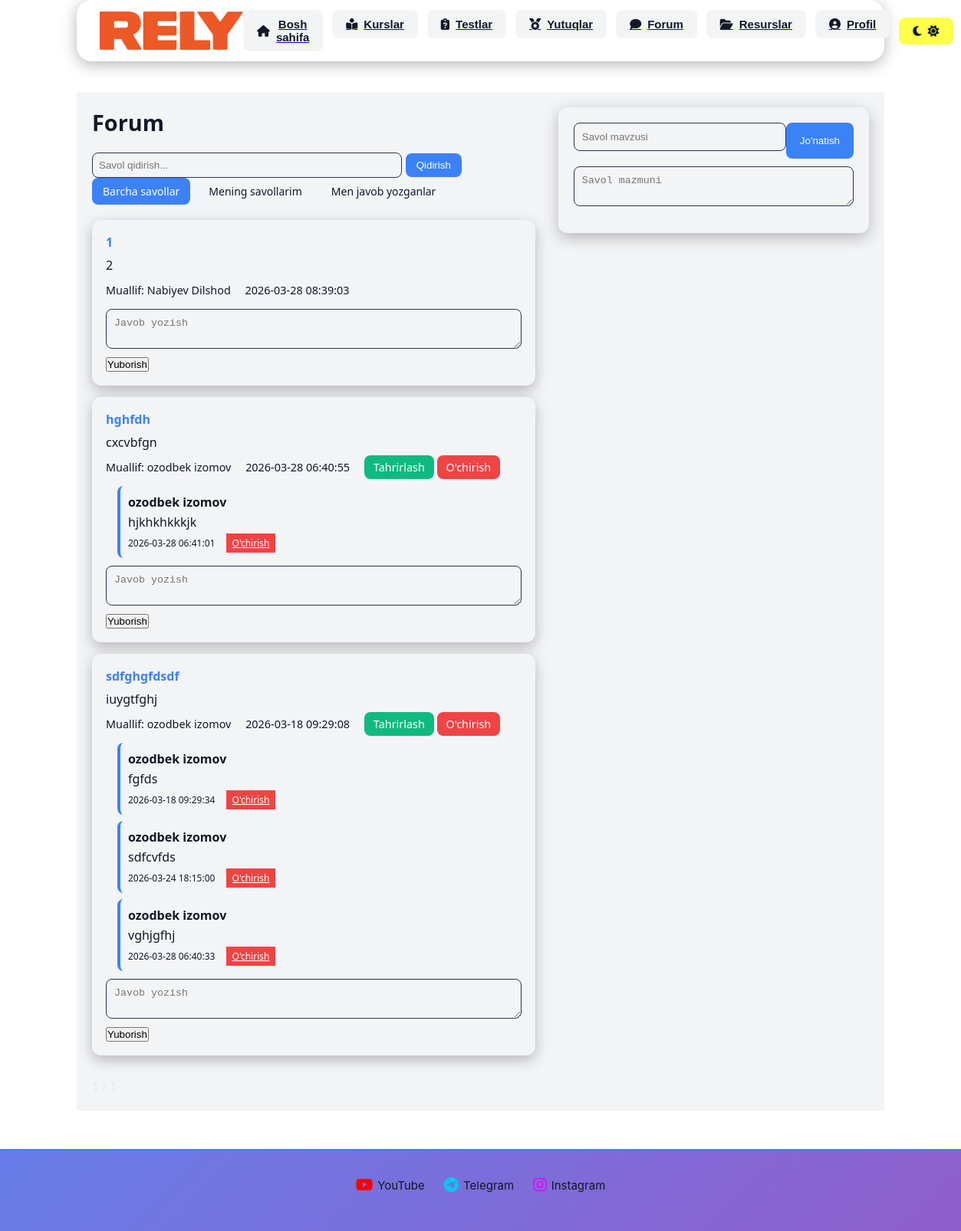
The page /student/forum (signed in) on the database its author committed.
### tables this page shows
CREATE TABLE forum_posts(
    id INTEGER PRIMARY KEY AUTOINCREMENT,
    user_id INTEGER NOT NULL,
    title TEXT NOT NULL,
    content TEXT NOT NULL,
    created_at TEXT DEFAULT CURRENT_TIMESTAMP,
    FOREIGN KEY(user_id)
        REFERENCES users(id)
        ON DELETE CASCADE
);

CREATE TABLE forum_comments(
    id integer primary key autoincrement,
    user_id integer not null,
    post_id integer not null,
    content text not null,
    created_at text default current_timestamp,
    foreign key(user_id) references users(id) on delete cascade,
    foreign key(post_id) references forum_posts(id) on delete cascade
);

CREATE TABLE users(
    id INTEGER PRIMARY KEY AUTOINCREMENT,
    login TEXT UNIQUE NOT NULL,
    password TEXT NOT NULL,
    full_name TEXT NOT NULL,
    number TEXT,
    role TEXT NOT NULL DEFAULT 'student',
    date TEXT DEFAULT CURRENT_TIMESTAMP
);

### routes/forum.py (the view, shortened to what this page needs)
@bp.route("/student/forum", methods=["GET","POST"])
def forum():
    if "user_id" not in session:
        return redirect("/login")
    search = request.args.get("search","")
    filter_type = request.args.get("filter","all")
    page = request.args.get("page",1,type=int)
    per_page = 10
    offset = (page-1) * per_page
    with sqlite3.connect("database.db") as conn:
        c = conn.cursor()
        base_query = """
        SELECT DISTINCT forum_posts.*, users.full_name
        FROM forum_posts
        JOIN users ON forum_posts.user_id = users.id
        """
        where = []
        params = []
        if filter_type == "mine":
            where.append("forum_posts.user_id=?")
            params.append(session["user_id"])
        if search:
            where.append("(forum_posts.title LIKE ? OR forum_posts.content LIKE ?)")
            params.append(f"%{search}%")
            params.append(f"%{search}%")
        if where:
            base_query += " WHERE " + " AND ".join(where)
        base_query += " ORDER BY forum_posts.created_at DESC LIMIT ? OFFSET ?"
        params.extend([per_page, offset])
        c.execute(base_query, params)
        posts = c.fetchall()
        count_query = """
        SELECT COUNT(DISTINCT forum_posts.id)
        FROM forum_posts
        """
        if filter_type == "commented":
            count_query += """
            LEFT JOIN forum_comments
            ON forum_comments.post_id = forum_posts.id
            """
        if where:
            count_query += " WHERE " + " AND ".join(where)
        c.execute(count_query, params[:-2])
        total_posts = c.fetchone()[0]
        total_pages = (total_posts + per_page - 1)//per_page
        c.execute("""
        SELECT forum_comments.*, users.full_name
        FROM forum_comments
        JOIN users ON forum_comments.user_id = users.id
        ORDER BY created_at
        """)
        comments = c.fetchall()
    return render_template(
        "student/forum.html",
        posts=posts,
        comments=comments,
        page=page,
        total_pages=total_pages,
        search=search,
        filter_type=filter_type
    )

### templates/student/forum.html (shortened to what this page needs)
{% extends "base.html" %}
{% block content %}
<div class="forum-container">
    <div class="forums">
        <h2 class="forum-header">Forum</h2>
        <form method="GET" style="margin-bottom:20px;">
            <input type="text" name="search" placeholder="Savol qidirish..."
            style="padding:8px;border-radius:8px;border:1px solid #2e334c;background: var(--card-bg);color: var(--text-color);width:70%;">
            <button type="submit"
            style="padding:8px 14px;background:#3b82f6;color:white;border:none;border-radius:8px;">
            Qidirish
            </button>
            <div style="display:flex;gap:10px;margin-bottom:15px;">
                <a href="?filter=all&search={{ search }}"
                class="filter-btn {% if filter_type=='all' %}active{% endif %}">
                Barcha savollar
                </a>
                <a href="?filter=mine&search={{ search }}"
                class="filter-btn {% if filter_type=='mine' %}active{% endif %}">
                Mening savollarim
                </a>
                <a href="?filter=commented&search={{ search }}"
                class="filter-btn {% if filter_type=='commented' %}active{% endif %}">
                Men javob yozganlar
                </a>
            </div>
        </form>
        {% for post in posts %}
        <div class="forum-post">
            <h4>{{ post[2] }}</h4>
            <p>{{ post[3] }}</p>
            <div class="post-meta">
                <span>Muallif: {{ post[5] }}</span>
                <span>{{ post[4] }}</span>
                {% if post[1] == session["user_id"] %}
                <a href="/student/forum/edit/{{ post[0] }}" class="edit-btn">Tahrirlash</a>
                <a href="/student/forum/delete/{{ post[0] }}" class="delete-btn" onclick="return confirm('Postni o‘chirmoqchimisiz?')">O'chirish</a>
                {% endif %}
            </div>
            <div class="comments">
            {% for comment in comments %}
                {% if comment[2] == post[0] %}
                <div class="comment">
                    <b>{{ comment[5] }}</b>
                    <p>{{ comment[3] }}</p>
                    <span>{{ comment[4] }}</span>
                    {% if comment[1] == session["user_id"] %}
                    <a href="/student/forum/comment/delete/{{ comment[0] }}"
                    class="delete-btn"
                    onclick="return confirm('Kommentni o‘chirmoqchimisiz?')">
                    O'chirish
                    </a>
                    {% endif %}
                </div>
                {% endif %}
            {% endfor %}
            </div>
            <form action="/student/forum/comment/{{ post[0] }}" method="POST" style="margin-top:10px;">
                <textarea name="content" placeholder="Javob yozish" required style="width:100%; padding:10px; border-radius:8px; border:1px solid #2e334c; background: var(--card-bg);color: var(--text-color);"></textarea>
                <button type="submit" style="margin-top:6px;">Yuborish</button>
            </form>
        </div>
        {% endfor %}
        <div style="margin-top:30px; color:#e5e7eb;">
            <span> {{ page }} / {{ total_pages }} </span>
        </div>
    </div>
    <form action="{{ url_for('forum.forum') }}" method="POST" class="ask-form">
        <div style="display:flex; justify-content:space-between; margin-bottom:10px;">
            <input type="text" name="title" placeholder="Savol mavzusi" required>
            <button type="submit">Jo'natish</button>
        </div>
        <textarea name="content" placeholder="Savol mazmuni" required style="height:auto;"></textarea>
    </form>
</div>
{% endblock %}

### static/css/base.css (style rules this page uses)
* { margin: 0; padding: 0; box-sizing: border-box; }
body { font-family: -apple-system, BlinkMacSystemFont, "Segoe UI", Roboto, sans-serif; background-color: #f4f6fb; background: linear-gradient(90deg, #6695fb, #5d2efa); color: #333; }
:root { --bg-color: #ffffff; --text-color: #111827; --card-bg: #f3f4f6; --nav-bg: rgba(255,255,255,0.8); }

### templates/base.html (style rules this page uses)
body { margin: 0; font-family: 'Inter', sans-serif; background: linear-gradient(135deg, #0f111a 0%, #1c1f2a 100%); color: #e5e7eb; min-height: 100vh; }
body { background: var(--bg-color); color: var(--text-color); }
* { transition: all 0.3s ease; }

### templates/student/forum.html (style rules this page uses)
.forum-container { display: flex; gap: 30px; width: 100%; margin: 0 auto; padding: 20px; font-family: 'Segoe UI', Tahoma, Geneva, Verdana, sans-serif; color: #e5e7eb; background: var(--card-bg);color: var(--text-color); }
.forums { width: 60%; }
.forum-header { font-size: 1.8rem; margin-bottom: 20px; color: #ffffff; background: var(--card-bg);color: var(--text-color); }
.forum-post { background: #1f2233; padding: 18px; border-radius: 12px; margin-bottom: 15px; box-shadow: 0 6px 18px rgba(0,0,0,0.25); background: var(--card-bg);color: var(--text-color); }
.forum-post h4 { margin: 0 0 8px 0; color: #3b82f6; }
.forum-post p { margin: 0; color: #cbd5e1; background: var(--card-bg);color: var(--text-color); }
.forum-post .post-meta { margin-top: 12px; font-size: 0.9rem; color: #94a3b8; background: var(--card-bg);color: var(--text-color); }
.forum-post .post-meta span { margin-right: 15px; }
.forum-post .post-meta .reply-btn, .forum-post .post-meta .edit-btn, .forum-post .post-meta .delete-btn { border: none; padding: 6px 12px; border-radius: 8px; cursor: pointer; text-decoration: none; font-size: 0.9rem; font-weight: 500; transition: all 0.2s; }
.edit-btn { background:#10b981; color:white; }
.delete-btn { background:#ef4444; color:white; }
.comments { margin-top:15px; padding-left:15px; }
.comment { background:#252a40; padding:10px; border-radius:8px; margin-top:8px; border-left:4px solid #3b82f6; color:#e5e7eb; background: var(--card-bg);color: var(--text-color); }
.comment p { margin:4px 0; }
.comment span { font-size:12px; color:#94a3b8; background: var(--card-bg);color: var(--text-color); }
.comment .delete-btn { font-size:12px; padding:4px 8px; margin-left:10px; }
.filter-btn { padding:8px 14px; border-radius:8px; text-decoration:none; font-size:14px; transition: all 0.2s; background:#374151; color:#e5e7eb; background: var(--card-bg);color: var(--text-color); }
.filter-btn.active { background:#3b82f6; color:white; }
.ask-form { width: 40%; background: #1f2233; padding: 20px; border-radius: 12px; box-shadow: 0 6px 20px rgba(0,0,0,0.25); flex-shrink: 0; height: max-content; transition: none; background: var(--card-bg);color: var(--text-color); }
.ask-form input, .ask-form textarea { width: 100%; padding:10px; margin-bottom:10px; border-radius:8px; border:1px solid #2e334c; background:#252a40; color:#e5e7eb; transition: all 0.3s; background: var(--card-bg);color: var(--text-color); }
.ask-form button { background:#3b82f6; color:white; border:none; padding:10px 18px; border-radius:8px; cursor:pointer; transition: all 0.2s; }

### rows shown on the page
forum_posts: title "1", content "2", post "Nabiyev Dilshod", created_at "2026-03-28 08:39:03"
forum_posts: title "hghfdh", content "cxcvbfgn", post "ozodbek izomov", created_at "2026-03-28 06:40:55"
forum_comments: full_name "ozodbek izomov", content "hjkhkhkkkjk", created_at "2026-03-28 06:41:01"
forum_posts: title "sdfghgfdsdf", content "iuygtfghj", post "ozodbek izomov", created_at "2026-03-18 09:29:08"
forum_comments: full_name "ozodbek izomov", content "fgfds", created_at "2026-03-18 09:29:34"
forum_comments: full_name "ozodbek izomov", content "sdfcvfds", created_at "2026-03-24 18:15:00"
forum_comments: full_name "ozodbek izomov", content "vghjgfhj", created_at "2026-03-28 06:40:33"
